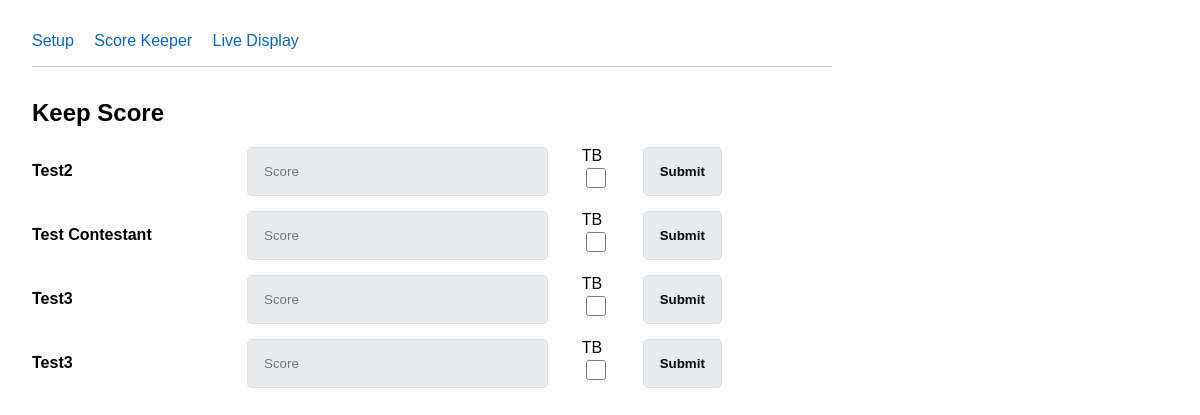
The page /score-keeper/ on the database its author committed.
### core/models.py (models this page shows, shortened)
class Contestant(models.Model):
    show = models.ForeignKey(Show, on_delete=models.CASCADE, related_name='contestants')
    name = models.CharField(max_length=255)
    show_number = models.IntegerField()
    events = models.ManyToManyField(Event, related_name='registered_contestants')
    class Meta:
        unique_together = ('show', 'show_number')

### ui/views.py (the view)
# urls.py: path('score-keeper/', views.score_keeper, name='ui_score_keeper'),
def score_keeper(request):
    server_state = ServerState.get_state()
    event = server_state.current_event
    all_contestants = None
    contestant_display_names = []
    context = {}
    active_event = server_state.current_event
    if event.group_size == 1 :
        all_contestants = active_event.registered_contestants.all().order_by('show_number').annotate(display_name=F("name"))
    else:
        all_contestants = ContestantGroup.objects.filter(events=active_event).prefetch_related("members")
    if event.group_size > 1:
        for contestant_group in all_contestants:
            member_names = ''
            for member in contestant_group.members.all():
                member_names += f"{member.name}, "
            contestant_display_names.append(member_names[:-2])
    context = {
        'contestants': all_contestants,
        'is_group':  str(event.group_size > 1).lower(),
    }
    return render(request, 'ui/score_keeper_all.html', context)

### state/models.py (called while the page is built)
    @classmethod
    def get_state(cls) -> Self:
        obj, created = cls.objects.get_or_create(pk=1) # Get the singleton ServerState object
        return obj

### ui/templates/ui/score_keeper_all.html (shortened to what this page needs)
{% extends "ui/base.html" %}
{% block content %}
<div class="score-keeper-container">
    <h2>Keep Score</h2>
    <div class="contestants-list">
        {% for contestant in contestants %}
            <div class="contestant-row" style="display: flex; align-items: center; margin-bottom: 15px; gap: 15px;">
                <strong style="width: 200px;">{{ contestant.display_name }}</strong>
                <form method="POST" action="{% url 'submit_score' %}" class="score-form" style="display: flex; gap: 10px;">
                    <input type="number"
                           name="score"
                           placeholder="Score"
                           required
                           style="width: 20em;">
					<label style=" padding-left: 1.5em; padding-right: 1.5em;">
						TB
						<br>
						<input type="checkbox" id="is-tie-breaker" style="accent-color: #0056b3; width: 1.5em; height: 1.5em;">
					</label>
                    <button type="submit">Submit</button>
                </form>
            </div>
        {% empty %}
            <p>No contestants found. Please add contestants to the system.</p>
        {% endfor %}
    </div>
</div>
{% endblock %}

### ui/templates/ui/base.html (style rules this page uses)
body { font-family: sans-serif; margin: 2rem; max-width: 800px; }
button { padding: 1rem; cursor: pointer; background: #e9ecef; border: 1px solid #ddd; border-radius: 5px; font-weight: 600; }
input { padding: 1rem; background: #e9ecef; border: 1px solid #ddd; border-radius: 5px; }

### rows shown on the page
Contestant: display_name "Test2"
Contestant: display_name "Test Contestant"
Contestant: display_name "Test3"
Contestant: display_name "Test3"
